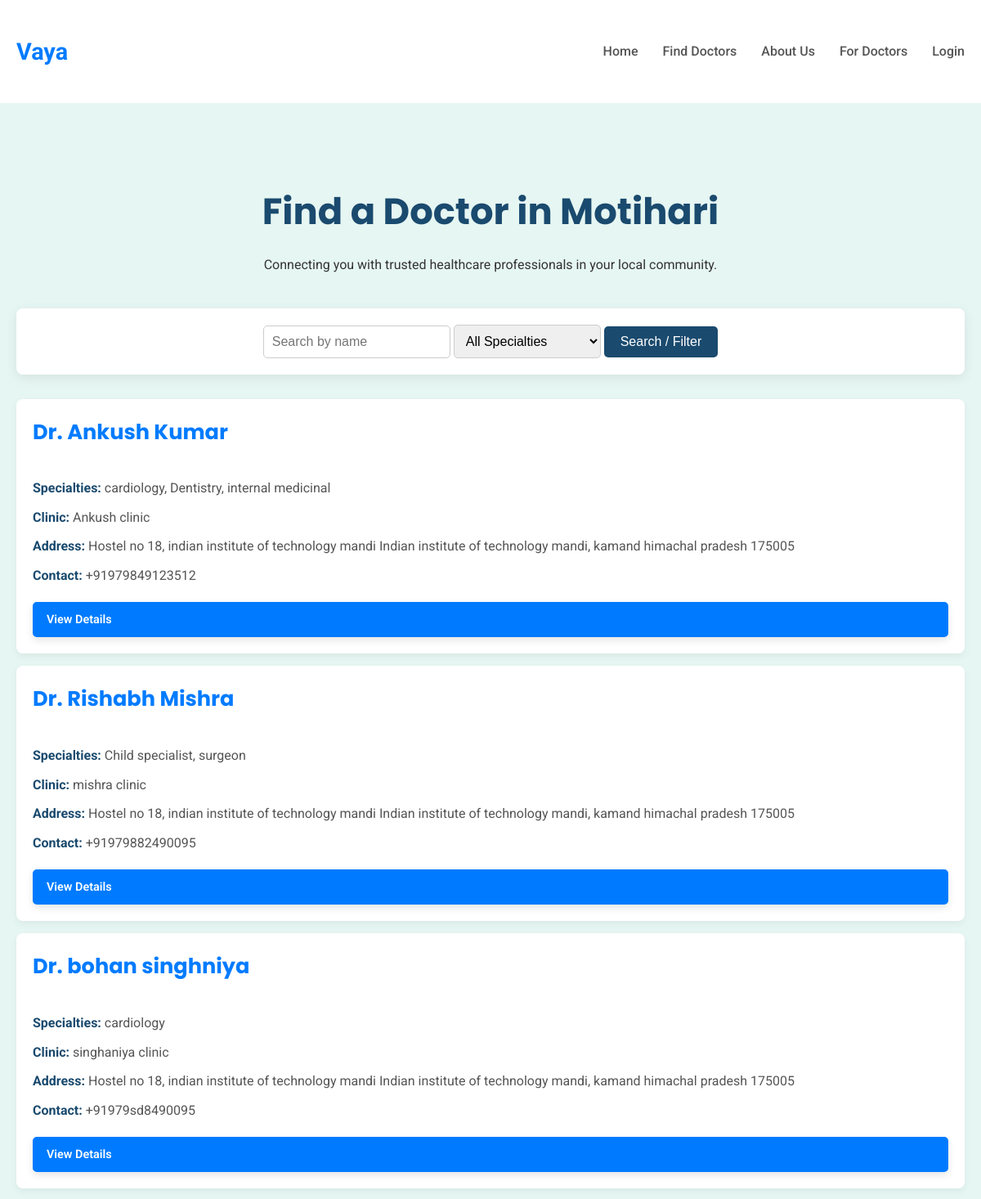
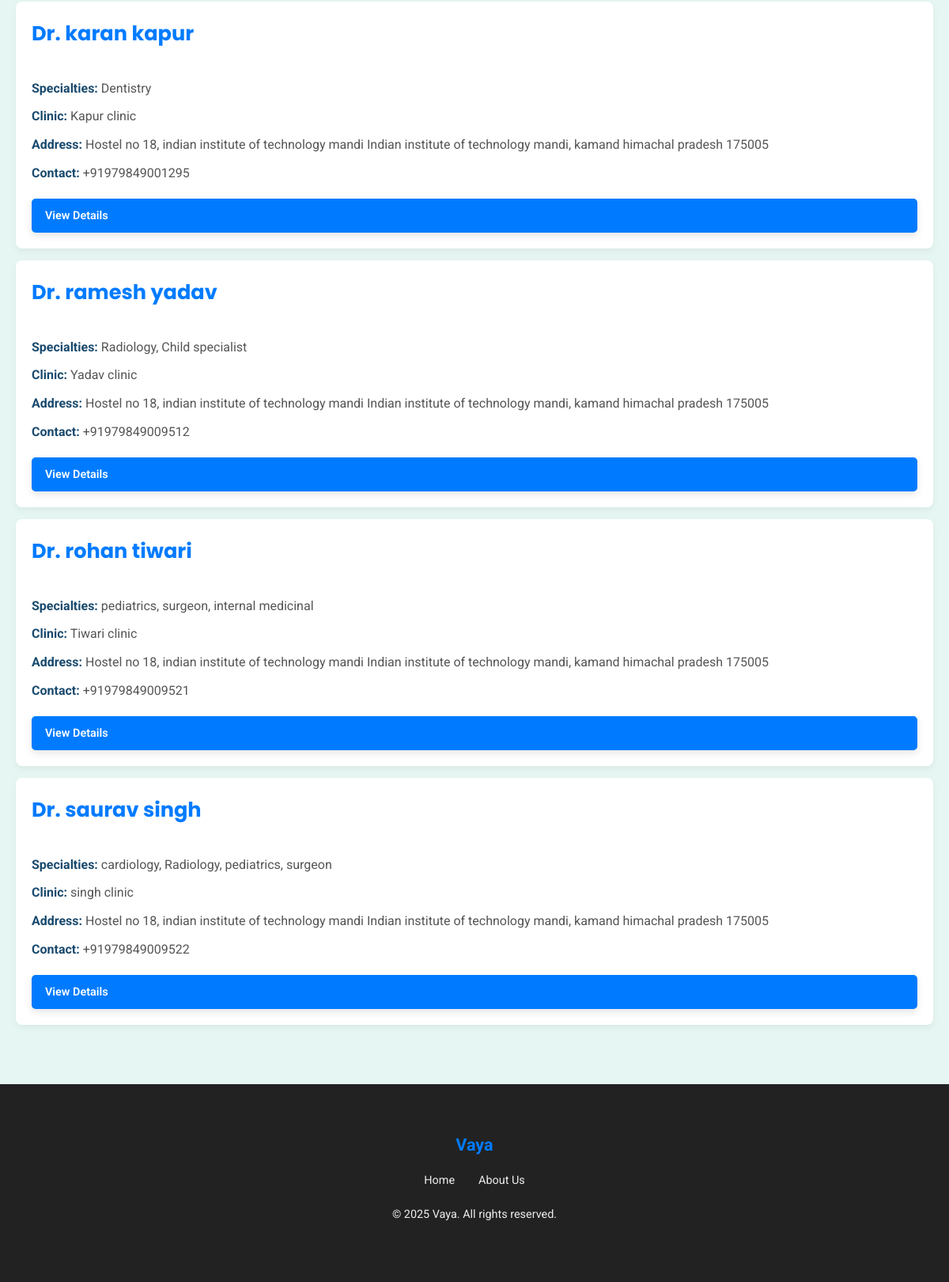
The app's page /doctors/, older data (2 pictures, top to bottom).
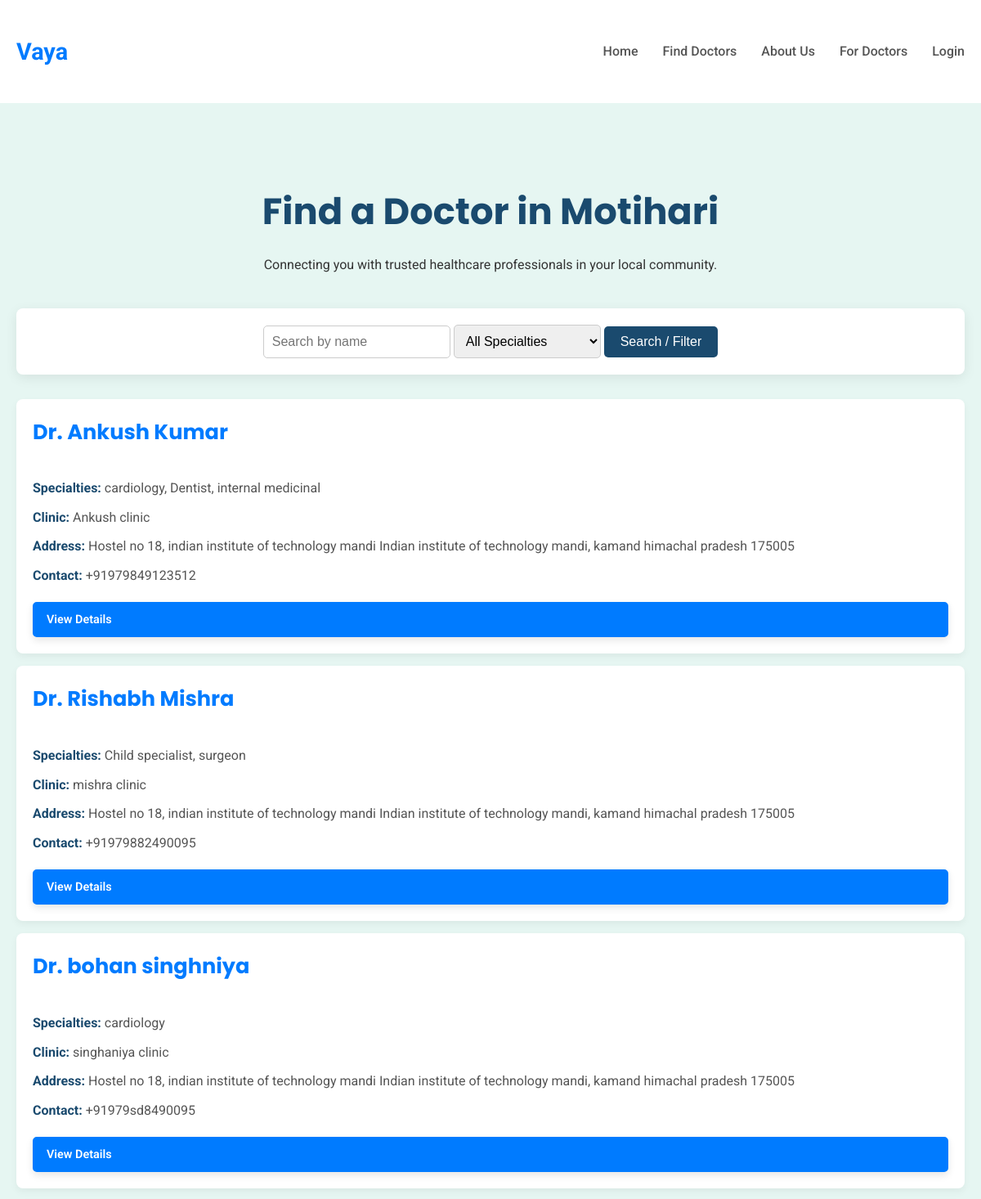
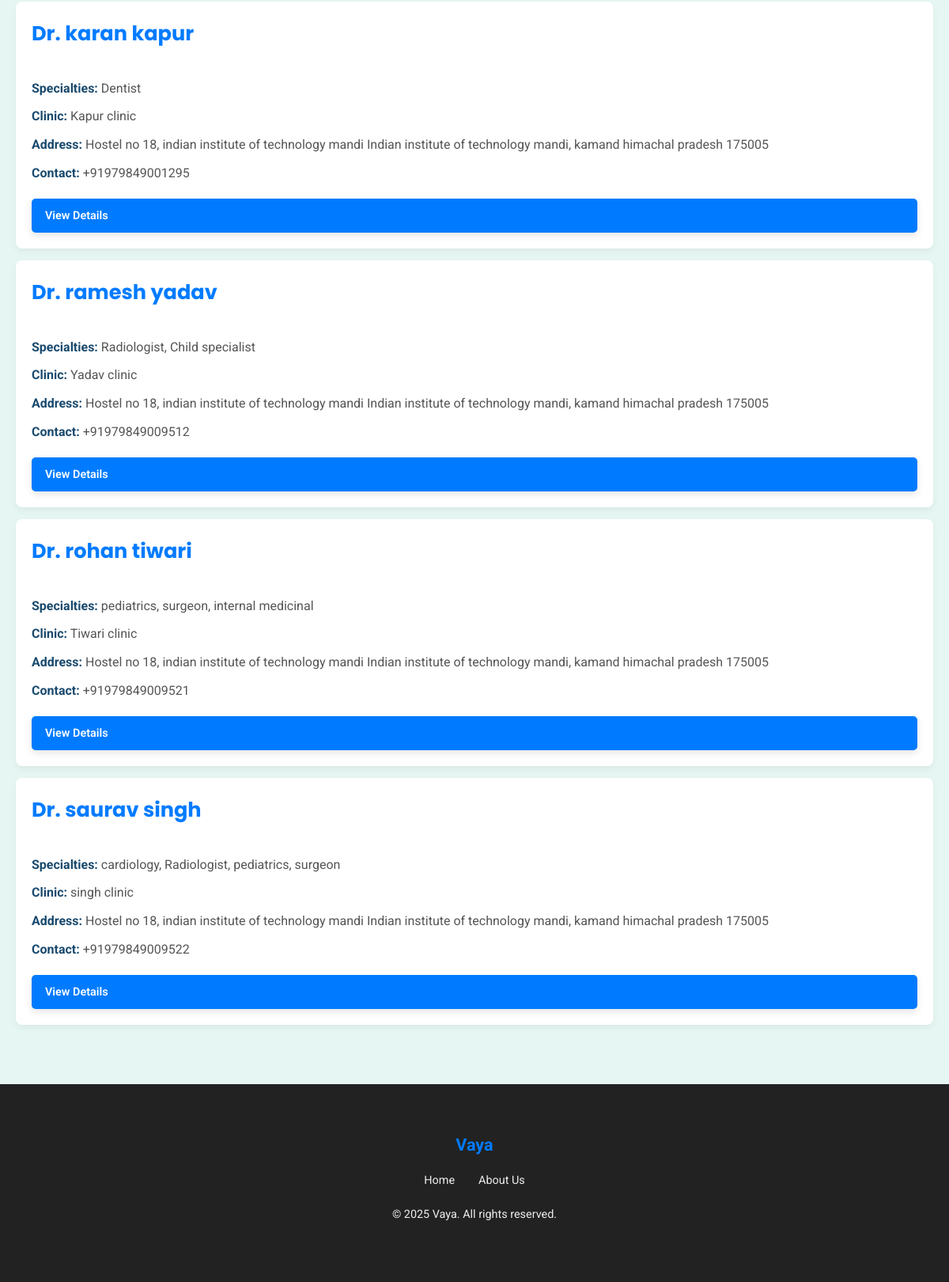
The same page, newer data (2 pictures, top to bottom).
### doctors/models.py (models this page shows, shortened)
class Specialty(models.Model):
    name = models.CharField(max_length=100, unique=True)
    class Meta:
        verbose_name_plural = "Specialties"

### doctors/views.py (the view)
# urls.py: path('', views.doctor_list, name='doctor_list'),
def doctor_list(request):
    doctors = Doctor.objects.filter(is_approved=True).prefetch_related('specialties')
    specialties = Specialty.objects.all() # For filter options
    query = request.GET.get('q') # <--- Check if 'q' is correctly retrieved
    if query:
        doctors = doctors.filter(full_name__icontains=query)
    specialty_filter = request.GET.get('specialty') # <--- Check if 'specialty' is correctly retrieved
    if specialty_filter:
        doctors = doctors.filter(specialties__name=specialty_filter)
    context = {
        'doctors': doctors,
        'specialties': specialties,
        'current_query': query, # <--- Pass back the current query for input field
        'current_specialty': specialty_filter, # <--- Pass back the current specialty for select field
    }
    return render(request, 'doctors/doctor_list.html', context)

### templates/doctors/doctor_list.html (shortened to what this page needs)
{% extends 'base.html' %}
{% block content %}
    <section class="doctor-list-section">
        <div class="container">
            <div class="list-header">
                <h1>Find a Doctor in Motihari</h1>
                <p>Connecting you with trusted healthcare professionals in your local community.</p>
            </div>
            <div class="search-filter">
                <form method="GET" action="{% url 'doctor_list' %}">
                    <input type="text" name="q" placeholder="Search by name" value="{{ current_query|default_if_none:'' }}">
                    <select name="specialty">
                        <option value="">All Specialties</option>
                    </select>
                    <button type="submit">Search / Filter</button>
                </form>
            </div>
            {% if doctors %}
                {% for doctor in doctors %}
                    <div class="doctor-card">
                        <h3>Dr. {{ doctor.full_name }}</h3>
                        <p><strong>Specialties:</strong>
                            {% for specialty in doctor.specialties.all %}
                                {{ specialty.name }}{% if not forloop.last %}, {% endif %}
                            {% empty %}
                                N/A
                            {% endfor %}
                        </p>
                        <p><strong>Clinic:</strong> {{ doctor.clinic_name }}</p>
                        <p><strong>Address:</strong> {{ doctor.clinic_address }}</p>
                        <p><strong>Contact:</strong> {{ doctor.contact_phone }}</p>
                        <a href="{% url 'doctor_detail' doctor.id %}" class="btn-primary" style="padding: 8px 15px; margin-top: 10px; font-size: 0.9em;">View Details</a>
                    </div>
                {% endfor %}
            {% else %}
                <p class="no-doctors">No doctors found matching your criteria.</p>
            {% endif %}
        </div>
    </section>
{% endblock %}

Row changes from the older to the newer data that the page shows:
changed Specialty: name "Dentistry" → "Dentist"
changed Specialty: name "Radiology" → "Radiologist"
